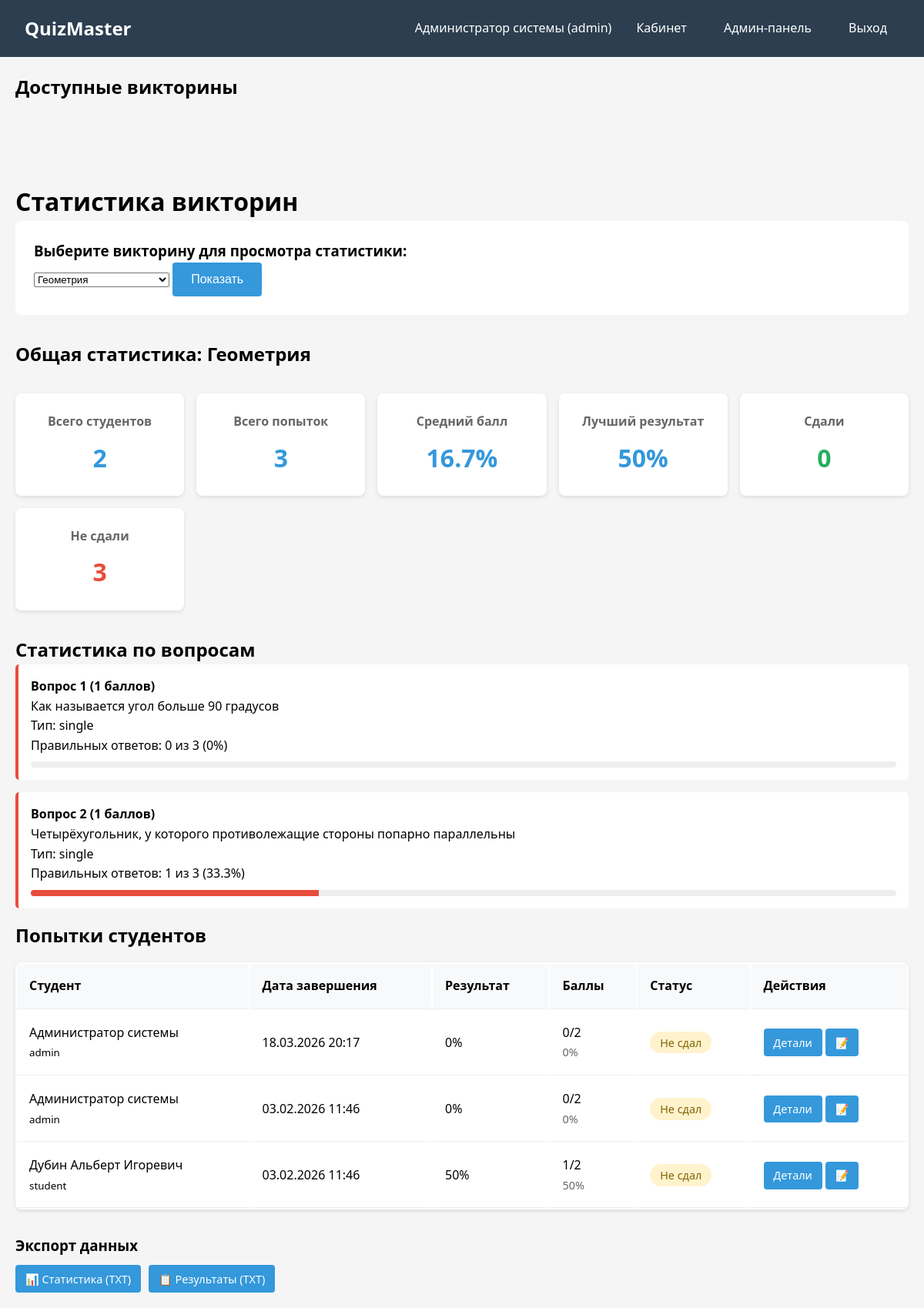
The page /quizmaster/teacher_stats.php?quiz_id=6 (signed in) on the database its author committed.
### tables this page shows
CREATE TABLE `quizzes` (
  `id` int NOT NULL,
  `title` varchar(200) NOT NULL,
  `description` text,
  `category_id` int DEFAULT NULL,
  `author_id` int NOT NULL,
  `time_limit` int DEFAULT NULL COMMENT 'В секундах',
  `max_attempts` int DEFAULT '1',
  `passing_score` int DEFAULT '60',
  `is_published` tinyint(1) DEFAULT '0',
  `created_at` timestamp NULL DEFAULT CURRENT_TIMESTAMP
);

CREATE TABLE `questions` (
  `id` int NOT NULL,
  `quiz_id` int NOT NULL,
  `question_text` text NOT NULL,
  `question_type` enum('single','multiple','matching','text') NOT NULL,
  `points` int DEFAULT '1',
  `options` json DEFAULT NULL COMMENT 'Варианты ответов, например {"А": "Текст", "В": "Текст2"}',
  `correct_answers` json DEFAULT NULL COMMENT 'Правильные ответы, например ["А"] или {"А": "1", "B": "2"}',
  `explanation` text COMMENT 'Пояснение после ответа'
);

CREATE TABLE `attempts` (
  `id` int NOT NULL,
  `user_id` int NOT NULL,
  `quiz_id` int NOT NULL,
  `started_at` timestamp NULL DEFAULT CURRENT_TIMESTAMP,
  `finished_at` timestamp NULL DEFAULT NULL,
  `score` decimal(5,2) DEFAULT NULL,
  `completed` tinyint(1) DEFAULT '0'
);

CREATE TABLE `users` (
  `id` int NOT NULL,
  `login` varchar(50) NOT NULL,
  `email` varchar(100) NOT NULL,
  `password_hash` varchar(255) NOT NULL,
  `role` enum('admin','teacher','student') NOT NULL DEFAULT 'student',
  `full_name` varchar(150) DEFAULT NULL,
  `created_at` timestamp NULL DEFAULT CURRENT_TIMESTAMP
);

### quizmaster/teacher_stats.php (the view, shortened to what this page needs)
<?php
$db = getDB();
$user_id = $_SESSION['user_id'];
$role = $_SESSION['role'];
$quiz_id = $_GET['quiz_id'] ?? 0;
if ($role === 'teacher') {
    $quizzes_stmt = $db->prepare("SELECT id, title FROM quizzes WHERE author_id = ? ORDER BY title");
    $quizzes_stmt->execute([$user_id]);
} else {
    $quizzes_stmt = $db->prepare("SELECT id, title FROM quizzes ORDER BY title");
    $quizzes_stmt->execute();
}
$quizzes = $quizzes_stmt->fetchAll(PDO::FETCH_ASSOC);
$quiz_stats = [];
$attempts = [];
$question_stats = [];
if ($quiz_id > 0) {
    $stats_stmt = $db->prepare("
        SELECT
            q.title,
            COUNT(DISTINCT a.user_id) as total_students,
            COUNT(a.id) as total_attempts,
            COALESCE(AVG(a.score), 0) as avg_score,
            COALESCE(MAX(a.score), 0) as max_score,
            COALESCE(MIN(a.score), 0) as min_score,
            SUM(CASE WHEN a.score >= q.passing_score THEN 1 ELSE 0 END) as passed_count,
            SUM(CASE WHEN a.score < q.passing_score AND a.score IS NOT NULL THEN 1 ELSE 0 END) as failed_count
        FROM quizzes q
        LEFT JOIN attempts a ON q.id = a.quiz_id AND a.completed = 1
        WHERE q.id = ?
    ");
    $stats_stmt->execute([$quiz_id]);
    $quiz_stats = $stats_stmt->fetch(PDO::FETCH_ASSOC);
    $attempts_stmt = $db->prepare("
        SELECT
            a.*,
            u.login,
            u.full_name,
            q.passing_score,
            (
                SELECT COALESCE(SUM(q2.points), 0)
                FROM questions q2
                WHERE q2.quiz_id = q.id
            ) as max_points,
            (
                SELECT COALESCE(SUM(CASE WHEN ua.is_correct = 1 THEN q2.points ELSE 0 END), 0)
                FROM user_answers ua
                JOIN questions q2 ON ua.question_id = q2.id
                WHERE ua.attempt_id = a.id AND q2.quiz_id = q.id
            ) as earned_points
        FROM attempts a
        JOIN users u ON a.user_id = u.id
        JOIN quizzes q ON a.quiz_id = q.id
        WHERE a.quiz_id = ? AND a.completed = 1
        ORDER BY a.finished_at DESC
    ");
    $attempts_stmt->execute([$quiz_id]);
    $attempts = $attempts_stmt->fetchAll(PDO::FETCH_ASSOC);
    $questions_stmt = $db->prepare("
        SELECT
            q.id,
            q.question_text,
            q.question_type,
            q.points,
            (
                SELECT COUNT(DISTINCT ua.attempt_id)
                FROM user_answers ua
                JOIN attempts att ON ua.attempt_id = att.id
                WHERE ua.question_id = q.id AND att.quiz_id = ? AND att.completed = 1
            ) as total_attempts_for_question,
            (
                SELECT COUNT(*)
                FROM user_answers ua
                JOIN attempts att ON ua.attempt_id = att.id
                WHERE ua.question_id = q.id AND ua.is_correct = 1 AND att.quiz_id = ? AND att.completed = 1
            ) as correct_answers,
            (
                SELECT COUNT(*)
                FROM user_answers ua
                JOIN attempts att ON ua.attempt_id = att.id
                WHERE ua.question_id = q.id AND ua.is_correct = 0 AND att.quiz_id = ? AND att.completed = 1
            ) as incorrect_answers
        FROM questions q
        WHERE q.quiz_id = ?
        ORDER BY q.id
    ");
    $questions_stmt->execute([$quiz_id, $quiz_id, $quiz_id, $quiz_id]);
    $question_stats = $questions_stmt->fetchAll(PDO::FETCH_ASSOC);
}
?>
<!DOCTYPE html>
<html lang="ru">
<head>
    <link rel="stylesheet" href="style.css">
</head>
<body>
    <?php require_once 'index.php'; ?>
    <div class="container">
        <h1>Статистика викторин</h1>
        <div class="quiz-selector">
            <h3>Выберите викторину для просмотра статистики:</h3>
            <form method="GET" action="teacher_stats.php">
                <select name="quiz_id" onchange="this.form.submit()">
                    <?php foreach($quizzes as $quiz): ?>
                        <option value="<?php echo $quiz['id']; ?>" <?php echo ($quiz_id == $quiz['id']) ? 'selected' : ''; ?>>
                            <?php echo htmlspecialchars($quiz['title']); ?>
                        </option>
                    <?php endforeach; ?>
                </select>
                <button type="submit" class="btn">Показать</button>
            </form>
        </div>
        <?php if($quiz_id > 0): ?>
            <h2>Общая статистика: <?php echo htmlspecialchars($quiz_stats['title'] ?? ''); ?></h2>
            <div class="stats-summary">
                <div class="stat-box">
                    <h3>Всего студентов</h3>
                    <div class="stat-number"><?php echo $quiz_stats['total_students'] ?? 0; ?></div>
                </div>
                <div class="stat-box">
                    <h3>Всего попыток</h3>
                    <div class="stat-number"><?php echo $quiz_stats['total_attempts'] ?? 0; ?></div>
                </div>
                <div class="stat-box">
                    <h3>Средний балл</h3>
                    <div class="stat-number"><?php echo round($quiz_stats['avg_score'] ?? 0, 1); ?>%</div>
                </div>
                <div class="stat-box">
                    <h3>Лучший результат</h3>
                    <div class="stat-number"><?php echo round($quiz_stats['max_score'] ?? 0, 1); ?>%</div>
                </div>
                <div class="stat-box">
                    <h3>Сдали</h3>
                    <div class="stat-number passed"><?php echo $quiz_stats['passed_count'] ?? 0; ?></div>
                </div>
                <div class="stat-box">
                    <h3>Не сдали</h3>
                    <div class="stat-number failed"><?php echo $quiz_stats['failed_count'] ?? 0; ?></div>
                </div>
            </div>
            <h2>Статистика по вопросам</h2>
            <?php if(!empty($question_stats)): ?>
                <?php foreach($question_stats as $index => $question): ?>
                    <?php
                    $total_attempts = $question['total_attempts_for_question'];
                    $correct = $question['correct_answers'];
                    $percent = $total_attempts > 0 ? round(($correct / $total_attempts) * 100, 1) : 0;
                    if ($percent >= 70) $difficulty = 'easy';
                    elseif ($percent >= 40) $difficulty = 'medium';
                    else $difficulty = 'hard';
                    ?>
                    <div class="question-stat <?php echo $difficulty; ?>">
                        <h4>Вопрос <?php echo $index + 1; ?> (<?php echo $question['points']; ?> баллов)</h4>
                        <p><?php echo htmlspecialchars(mb_substr($question['question_text'], 0, 200) . (mb_strlen($question['question_text']) > 200 ? '...' : '')); ?></p>
                        <p>Тип: <?php echo $question['question_type']; ?></p>
                        <?php if($total_attempts > 0): ?>
                            <p>Правильных ответов: <?php echo $correct; ?> из <?php echo $total_attempts; ?> (<?php echo $percent; ?>%)</p>
                            <div class="progress-bar-small">
                                <div class="progress-fill <?php echo $difficulty; ?>" style="width: <?php echo $percent; ?>%"></div>
                            </div>
                        <?php else: ?>
                            <p>Еще никто не ответил на этот вопрос</p>
                        <?php endif; ?>
                    </div>
                <?php endforeach; ?>
            <?php else: ?>
                <p>По этой викторине нет вопросов.</p>
            <?php endif; ?>
            <h2>Попытки студентов</h2>
            <?php if(!empty($attempts)): ?>
                <table class="attempts-table">
                    <thead>
                        <tr>
                            <th>Студент</th>
                            <th>Дата завершения</th>
                            <th>Результат</th>
                            <th>Баллы</th>
                            <th>Статус</th>
                            <th>Действия</th>
                        </tr>
                    </thead>
                    <tbody>
                        <?php foreach($attempts as $attempt): ?>
                            <?php
                            $percentage = 0;
                            if ($attempt['max_points'] > 0 && $attempt['earned_points'] > 0) {
                                $percentage = ($attempt['earned_points'] / $attempt['max_points']) * 100;
                            }
                            ?>
                            <tr>
                                <td>
                                    <?php echo htmlspecialchars($attempt['full_name']); ?><br>
                                    <small><?php echo htmlspecialchars($attempt['login']); ?></small>
                                </td>
                                <td><?php echo date('d.m.Y H:i', strtotime($attempt['finished_at'])); ?></td>
                                <td><?php echo round($percentage, 1); ?>%</td>
                                <td>
                                    <?php echo $attempt['earned_points']; ?>/<?php echo $attempt['max_points']; ?>
                                    <br>
                                    <small class="points-info"><?php echo $attempt['max_points'] > 0 ? round(($attempt['earned_points'] / $attempt['max_points']) * 100, 1) : 0; ?>%</small>
                                </td>
                                <td>
                                    <?php if($percentage >= $attempt['passing_score']): ?>
                                        <span class="status completed">Сдал</span>
                                    <?php else: ?>
                                        <span class="status in-progress">Не сдал</span>
                                    <?php endif; ?>
                                </td>
                                <td>
                                    <a href="attempt_details.php?attempt_id=<?php echo $attempt['id']; ?>" class="btn btn-small">Детали</a>
                                    <a href="export_results.php?attempt_id=<?php echo $attempt['id']; ?>&what=attempt&type=txt" class="btn btn-small">📝</a>
                                </td>
                            </tr>
                        <?php endforeach; ?>
                    </tbody>
                </table>
            <?php else: ?>
                <p>По этой викторине еще нет завершенных попыток.</p>
            <?php endif; ?>
            <div style="margin-top: 2rem;">
                <h3>Экспорт данных</h3>
                <div class="export-buttons">
                    <a href="export_results.php?quiz_id=<?php echo $quiz_id; ?>&what=quiz_stats&type=txt" class="btn btn-small">
                        📊 Статистика (TXT)
                    </a>
                    <a href="export_results.php?quiz_id=<?php echo $quiz_id; ?>&what=quiz_results&type=txt" class="btn btn-small">
                        📋 Результаты (TXT)
                    </a>
                </div>
            </div>
        <?php elseif($quiz_id == 0 && !empty($quizzes)): ?>
            <div class="info">
                <p>Выберите викторину из списка выше, чтобы просмотреть статистику.</p>
            </div>
        <?php endif; ?>
    </div>
</body>
</html>

### quizmaster/style.css (style rules this page uses)
* { margin: 0; padding: 0; box-sizing: border-box; }
body { font-family: 'Segoe UI', Tahoma, Geneva, Verdana, sans-serif; line-height: 1.6; background: #f5f5f5; }
.container { max-width: 1200px; margin: 0 auto; padding: 20px; }
.btn { display: inline-block; padding: 0.8rem 1.5rem; background: #3498db; color: white; text-decoration: none; border: none; border-radius: 4px; cursor: pointer; transition: background 0.3s; font-size: 1rem; }
.btn-small { padding: 0.4rem 0.8rem; font-size: 0.9rem; }
.stat-number { font-size: 2rem; font-weight: bold; color: #3498db; margin-top: 0.5rem; }
.attempts-table, .admin-table { width: 100%; background: white; border-radius: 8px; overflow: hidden; box-shadow: 0 2px 5px rgba(0,0,0,0.1); margin: 1rem 0; }
.attempts-table th, .attempts-table td, .admin-table th, .admin-table td { padding: 1rem; text-align: left; border-bottom: 1px solid #eee; }
.attempts-table th, .admin-table th { background: #f8f9fa; font-weight: 600; }
.status { padding: 0.3rem 0.8rem; border-radius: 20px; font-size: 0.9rem; }
.status.in-progress { background: #fff3cd; color: #856404; }
* { -webkit-tap-highlight-color: transparent !important; tap-highlight-color: transparent !important; }
body, div, p, h1, h2, h3, h4, h5, h6, span, td, th, li { -webkit-user-select: none !important; -moz-user-select: none !important; -ms-user-select: none !important; user-select: none !important; }
input, textarea, select { -webkit-user-select: text !important; -moz-user-select: text !important; -ms-user-select: text !important; user-select: text !important; }
a { -webkit-tap-highlight-color: rgba(0,0,0,0) !important; }
* { -webkit-user-select: none !important; -moz-user-select: none !important; -ms-user-select: none !important; user-select: none !important; -webkit-tap-highlight-color: transparent !important; -webkit-touch-callout: none !important; }
input, textarea, select, [contenteditable="true"] { -webkit-user-select: text !important; -moz-user-select: text !important; -ms-user-select: text !important; user-select: text !important; }
a, button { -webkit-tap-highlight-color: rgba(0,0,0,0) !important; tap-highlight-color: rgba(0,0,0,0) !important; }

### quizmaster/teacher_stats.php (style rules this page uses)
.stats-summary { display: grid; grid-template-columns: repeat(auto-fit, minmax(200px, 1fr)); gap: 1rem; margin: 2rem 0; }
.stat-box { background: white; padding: 1.5rem; border-radius: 8px; text-align: center; box-shadow: 0 2px 5px rgba(0,0,0,0.1); }
.stat-box h3 { margin-bottom: 0.5rem; font-size: 1rem; color: #666; }
.stat-number { font-size: 2rem; font-weight: bold; color: #2c3e50; }
.stat-number.passed { color: #27ae60; }
.stat-number.failed { color: #e74c3c; }
.quiz-selector { background: white; padding: 1.5rem; border-radius: 8px; margin-bottom: 2rem; }
.question-stat { background: white; padding: 1rem; margin-bottom: 1rem; border-radius: 5px; border-left: 4px solid #3498db; }
.question-stat.hard { border-left-color: #e74c3c; }
.progress-bar-small { height: 8px; background: #eee; border-radius: 4px; margin-top: 0.5rem; overflow: hidden; }
.progress-fill { height: 100%; background: #3498db; }
.progress-fill.hard { background: #e74c3c; }
.points-info { font-size: 0.9rem; color: #666; margin-top: 0.3rem; }
.export-buttons { display: flex; gap: 10px; flex-wrap: wrap; margin-top: 10px; }
.export-buttons a { text-decoration: none; }

### rows shown on the page
quizzes: title "Геометрия"
questions: points "1", question_text "Как называется угол больше 90 градусов", question_type "single", correct "0", total_attempts "3", percent "0"
questions: points "1", question_text "Четырёхугольник, у которого противолежащие стороны попарно параллельны", question_type "single", correct "1", total_attempts "3", percent "33.3"
attempts: user.full_name "Администратор системы", user.login "admin", finished_at "18.03.2026 20:17", percentage "0", earned_points "0", max_points "2", max_points "0"
attempts: user.full_name "Администратор системы", user.login "admin", finished_at "03.02.2026 11:46", percentage "0", earned_points "0", max_points "2", max_points "0"
attempts: user.full_name "Дубин Альберт Игоревич", user.login "student", finished_at "03.02.2026 11:46", percentage "50", earned_points "1", max_points "2", max_points "50"

### other values the page prints
$_SESSION['full_name'] "Администратор системы"
$_SESSION['role'] "admin"
$quiz_stats['total_students'] "2"
$quiz_stats['total_attempts'] "3"
$quiz_stats['avg_score'] "16.7"
$quiz_stats['max_score'] "50"
$quiz_stats['passed_count'] "0"
$quiz_stats['failed_count'] "3"
form field quiz_id "Геометрия"
